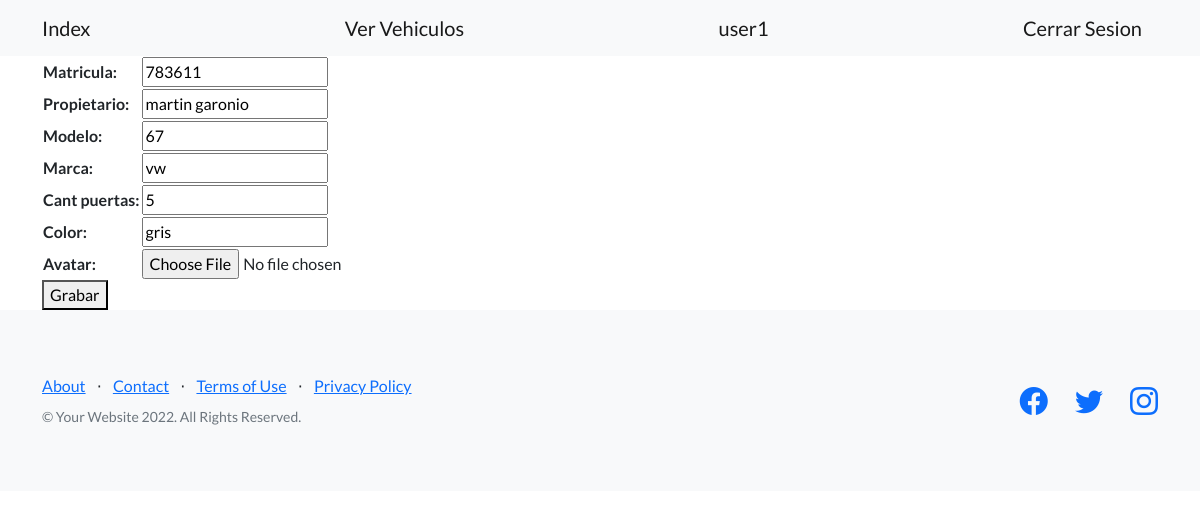
/avanzado/vehiculos/editar/5 (signed in), run on the app's committed database.
### avanzado/models.py (models this page shows, shortened)
class Vehiculo(models.Model):
    matricula = models.CharField(max_length=20)
    propietario = models.CharField(max_length=20)
    modelo = models.CharField(max_length=20)
    marca  = models.CharField(max_length=20)
    cant_puertas = models.IntegerField()
    color = models.CharField(max_length=20)
    chasis = models.CharField(max_length=20)
    avatar = models.ImageField(upload_to='avatares', null=True, blank=True)#
    cliente = models.OneToOneField(User, on_delete=models.CASCADE)###problema###

### avanzado/views.py (the view)
# urls.py: path('vehiculos/editar/<int:pk>', views.EditarVehiculo.as_view(), name='editar_vehiculo'),
class EditarVehiculo(LoginRequiredMixin, UpdateView):
    model  = Vehiculo
    success_url = '/avanzado/vehiculos/'
    template_name = 'avanzado/editar_vehiculo.html'
    fields = ['matricula', 'propietario', 'modelo', 'marca', 'cant_puertas', 'color', 'avatar']    #

### avanzado/templates/avanzado/editar_vehiculo.html (shortened to what this page needs)
{% extends 'padres/base.html' %}
{% block mi_contenido %}
<form action={% url 'editar_vehiculo' vehiculo.id %} method="POST">
    <table>
        {{form}}
    </table>
    <button>Grabar</button>
</form>
{% endblock mi_contenido %}

### home/templates/padres/base.html (shortened to what this page needs)
<!DOCTYPE html>
<html lang="en">
    <head>
        {% load static %}
        <link href="https://cdn.jsdelivr.net/npm/bootstrap-icons@1.5.0/font/bootstrap-icons.css" rel="stylesheet" type="text/css" />
        <link href={% static 'css/styles.css'%} rel="stylesheet" />
    </head>
    <body>
        <nav class="navbar navbar-light bg-light static-top">
            <div class="container">
                <a class="navbar-brand" href={% url 'index' %}>Index</a>
                <a class="navbar-brand" href={% url 'ver_vehiculos' %}>Ver Vehiculos</a>
                {% if request.user.is_authenticated %}
                    <a class="navbar-brand" href={% url 'perfil' %}>{{request.user.username}}</a>
                    <a class="navbar-brand" href={% url 'logout' %}>Cerrar Sesion</a>
                {% else %}
                    <a class="navbar-brand" href={% url 'login' %}>Iniciar Sesion</a>
                    <a class="navbar-brand" href={% url 'registrar' %}>Registrarse</a>
                {% endif %}
            </div>
        </nav>
        <div class="container">
        {% block mi_contenido %}
        {% endblock mi_contenido %}
        </div>
        <footer class="footer bg-light">
            <div class="container">
                <div class="row">
                    <div class="col-lg-6 h-100 text-center text-lg-start my-auto">
                        <ul class="list-inline mb-2">
                            <li class="list-inline-item"><a href="#!">About</a></li>
                            <li class="list-inline-item">⋅</li>
                            <li class="list-inline-item"><a href="#!">Contact</a></li>
                            <li class="list-inline-item">⋅</li>
                            <li class="list-inline-item"><a href="#!">Terms of Use</a></li>
                            <li class="list-inline-item">⋅</li>
                            <li class="list-inline-item"><a href="#!">Privacy Policy</a></li>
                        </ul>
                        <p class="text-muted small mb-4 mb-lg-0">&copy; Your Website 2022. All Rights Reserved.</p>
                    </div>
                    <div class="col-lg-6 h-100 text-center text-lg-end my-auto">
                        <ul class="list-inline mb-0">
                            <li class="list-inline-item me-4">
                                <a href="#!"><i class="bi-facebook fs-3"></i></a>
                            </li>
                            <li class="list-inline-item me-4">
                                <a href="#!"><i class="bi-twitter fs-3"></i></a>
                            </li>
                            <li class="list-inline-item">
                                <a href="#!"><i class="bi-instagram fs-3"></i></a>
                            </li>
                        </ul>
                    </div>
                </div>
            </div>
        </footer>
    </body>
</html>

### data on the page
Vehiculo: matricula "783611", propietario "martin garonio", modelo "67", marca "vw", cant_puertas "5", color "gris"

### other printed values
{{ request.user.username }} "user1"
